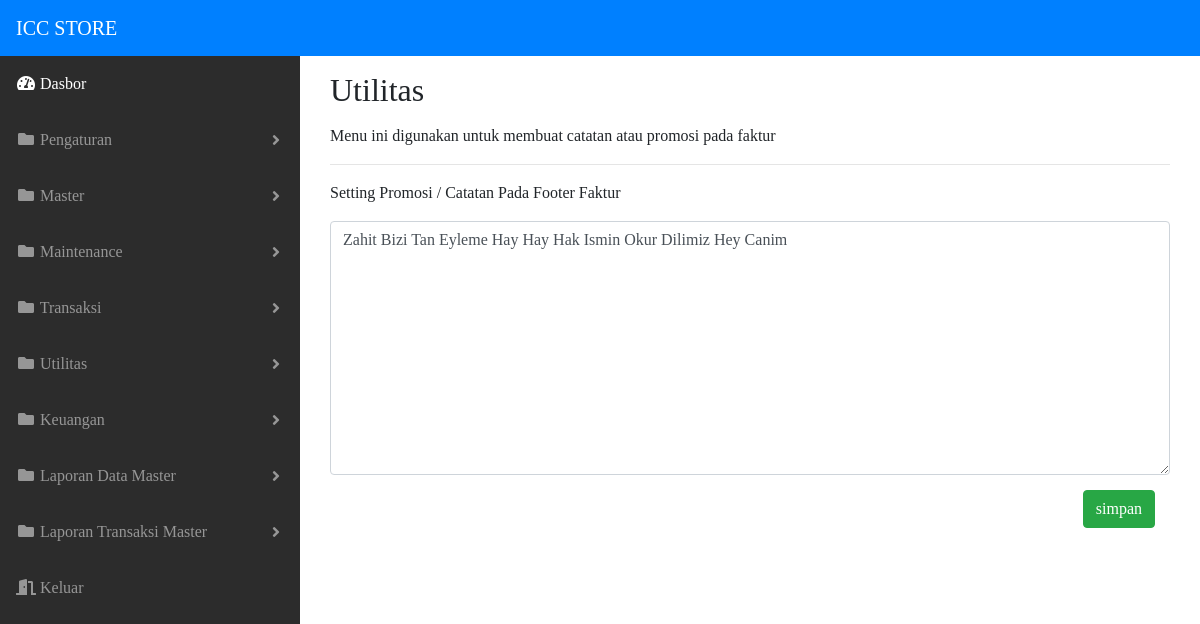
The app's page /fs_shop/page/pengaturan/utilitas.php with its own data.
### tables this page shows
CREATE TABLE `tampilan` (
  `judul_web` varchar(255) NOT NULL,
  `background` varchar(255) NOT NULL,
  `warna` varchar(255) NOT NULL,
  `color` varchar(255) NOT NULL,
  `font` varchar(255) NOT NULL,
  `footer_faktur` varchar(1023) NOT NULL
);

### fs_shop/page/pengaturan/utilitas.php (the view, shortened to what this page needs)
<!DOCTYPE html>
<html lang="en">
  <?php
    include '../../util/koneksi.php';
    $view = $koneksi->query("SELECT * FROM tampilan");
		while($fetchData = $view->fetch_assoc()){
  ?>
  <head>
    <link rel="stylesheet" href="https://stackpath.bootstrapcdn.com/bootstrap/4.1.3/css/bootstrap.min.css">
    <link rel="stylesheet" href="https://use.fontawesome.com/releases/v5.6.3/css/all.css">
    <link href="../../assets/css/style.css" rel="stylesheet">
  </head>
  <body id="page-top" style="font-family:<?=$fetchData['font']?>;">
    <nav class="navbar navbar-expand-lg navbar-dark" style="background-color:<?=$fetchData['warna']?>;'">
      <a class="navbar-brand" href="#"><?=$fetchData['judul_web']?></a>
    </nav>
    <div id="wrapper">
      <ul class="sidebar navbar-nav" style="background:<?=$fetchData['color']?> !important;">
        <li class="nav-item active">
          <a class="nav-link" href="../../index.php">
            <i class="fas fa-fw fa-tachometer-alt"></i>
            <span>Dasbor</span>
          </a>
        </li>
        <li class="nav-item dropdown">
          <a class="nav-link dropdown-toggle" href="#" id="pagesDropdown" role="button" data-toggle="dropdown" aria-haspopup="true" aria-expanded="false">
            <i class="fas fa-fw fa-folder"></i>
            <span>Pengaturan</span>
          </a>
        </li>
        <li class="nav-item dropdown">
          <a class="nav-link dropdown-toggle" href="#" id="pagesDropdown" role="button" data-toggle="dropdown" aria-haspopup="true" aria-expanded="false">
            <i class="fas fa-fw fa-folder"></i>
            <span>Master</span>
          </a>
        </li>
        <li class="nav-item dropdown">
          <a class="nav-link dropdown-toggle" href="#" id="pagesDropdown" role="button" data-toggle="dropdown" aria-haspopup="true" aria-expanded="false">
            <i class="fas fa-fw fa-folder"></i>
            <span>Maintenance</span>
          </a>
        </li>
        <li class="nav-item dropdown">
            <a class="nav-link dropdown-toggle" href="#" id="pagesDropdown" role="button" data-toggle="dropdown" aria-haspopup="true" aria-expanded="false">
              <i class="fas fa-fw fa-folder"></i>
              <span>Transaksi</span>
            </a>
        </li>
        <li class="nav-item dropdown">
          <a class="nav-link dropdown-toggle" href="#" id="pagesDropdown" role="button" data-toggle="dropdown" aria-haspopup="true" aria-expanded="false">
            <i class="fas fa-fw fa-folder"></i>
            <span>Utilitas</span>
          </a>
        </li>
        <li class="nav-item dropdown">
          <a class="nav-link dropdown-toggle" href="#" id="pagesDropdown" role="button" data-toggle="dropdown" aria-haspopup="true" aria-expanded="false">
            <i class="fas fa-fw fa-folder"></i>
            <span>Keuangan</span>
          </a>
        </li>
        <li class="nav-item dropdown">
          <a class="nav-link dropdown-toggle" href="#" id="pagesDropdown" role="button" data-toggle="dropdown" aria-haspopup="true" aria-expanded="false">
            <i class="fas fa-fw fa-folder"></i>
            <span>Laporan Data Master</span>
          </a>
        </li>
        <li class="nav-item dropdown">
            <a class="nav-link dropdown-toggle" href="#" id="pagesDropdown" role="button" data-toggle="dropdown" aria-haspopup="true" aria-expanded="false">
              <i class="fas fa-fw fa-folder"></i>
              <span>Laporan Transaksi Master</span>
            </a>
        </li>
        <li class="nav-item">
          <a href="" class="nav-link">
            <i class="fas fa-fw fa-door-open"></i>
            <span>Keluar</span>
          </a>
        </li>
      </ul>
      <div id="content-wrapper">
        <div class="container-fluid">
          <div class="container">
            <h2 class="form-spacing">Utilitas</h2>
            <p>Menu ini digunakan untuk membuat catatan atau promosi pada faktur</p>
            <hr>
            <form action="proses_utilitas.php" method="post">
            <div class="row">
              <div class="col">
                <p>Setting Promosi / Catatan Pada Footer Faktur</p>
                <textarea name="footer_faktur" id="footer_faktur" rows="10" class="form-control"><?=$fetchData['footer_faktur']?></textarea>
              </div>
            </div>
              <div class="row text-right form-spacing">
                <div class="col">
                  <input type="submit" class="btn btn-success" value="simpan">
                </div>
              </div>
          </form>
          </div>
        </div>
    </div>
  </body>
</html>
<?php
    }
?>

### fs_shop/assets/css/style.css (style rules this page uses)
html { position: relative; min-height: 100%; }
body { height: 100%; }
#wrapper { display: -webkit-box; display: -ms-flexbox; display: flex; }
#wrapper #content-wrapper { overflow-x: hidden; width: 100%; padding-bottom: 80px; }
.navbar-nav .nav-item.active .nav-link { color: #fff; }
.navbar-nav .nav-item.dropdown .dropdown-toggle::after { width: 1rem; text-align: center; float: right; vertical-align: 0; border: 0; font-weight: 900; content: '\f105'; font-family: 'Font Awesome 5 Free'; }
.sidebar { width: 120px !important; background-color: #212529; min-height: calc(100vh); }
.sidebar .nav-item:last-child { margin-bottom: 1rem; }
.sidebar .nav-item .nav-link { text-align: center; padding: 0.75rem 1rem; width: 90px; }
.sidebar .nav-item .nav-link span { font-size: 0.65rem; display: block; }
.sidebar .nav-item.dropdown .dropdown-toggle::after { display: none; }
.sidebar .nav-item .nav-link { color: rgba(255, 255, 255, 0.5); }
@media (min-width: 768px) { .sidebar { width: 300px !important; } }
@media (min-width: 768px) { .sidebar .nav-item .nav-link { display: block; width: 100%; text-align: left; padding: 1rem; width: 300px; } }
@media (min-width: 768px) { .sidebar .nav-item .nav-link span { font-size: 1rem; display: inline; } }
@media (min-width: 768px) { .sidebar .nav-item.dropdown .dropdown-toggle::after { display: block; } }
:root { --input-padding-x: 0.75rem; --input-padding-y: 0.75rem; }
.form-spacing { margin:15px 0px; }

### records on screen
tampilan: judul_web "ICC STORE", footer_faktur "Zahit Bizi Tan Eyleme Hay Hay Hak Ismin Okur Dilimiz Hey Canim"
